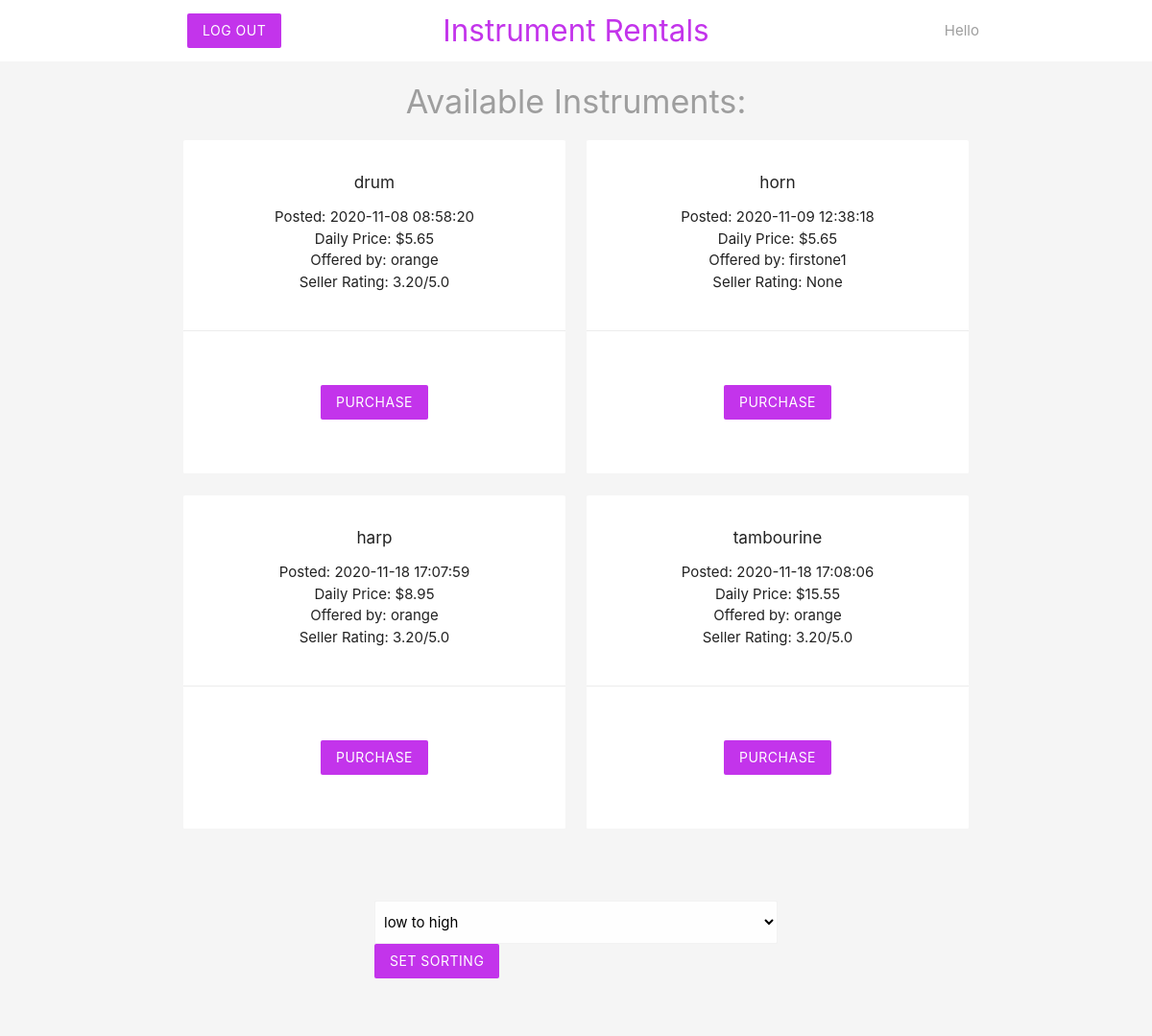
/lowtohi.php, run on the app's committed database.
### tables this page shows
CREATE TABLE `instrument` (
  `inst_id` int(11) NOT NULL,
  `name` varchar(255) NOT NULL,
  `date_posted` datetime DEFAULT NULL,
  `price` decimal(10,2) NOT NULL,
  `status` enum('available','hidden','rented') NOT NULL DEFAULT 'hidden',
  `rent_time` datetime DEFAULT NULL,
  `owner_username` varchar(32) NOT NULL,
  `renter_username` varchar(32) DEFAULT NULL
);

CREATE TABLE `user` (
  `username` varchar(32) NOT NULL,
  `password` varchar(128) NOT NULL,
  `email` varchar(255) NOT NULL,
  `address` varchar(255) NOT NULL,
  `total_points` int(11) NOT NULL DEFAULT 0,
  `feedback_count` int(11) NOT NULL DEFAULT 0,
  `dig` varchar(16) NOT NULL,
  `security_code` int(11) NOT NULL,
  `expiration_date` date NOT NULL
);

### lowtohi.php (the view, shortened to what this page needs)
<?php
include('db_connection.php');
$username = $_SESSION['username'];
$sql = "SELECT * FROM instrument WHERE status = 'available' AND owner_username != '$username' ORDER BY price";
$result = mysqli_query($conn, $sql);
$instruments = mysqli_fetch_all($result, MYSQLI_ASSOC);
?>
<!DOCTYPE html>
<html>
<?php include('inst_header2.php'); ?>
<?php if (mysqli_num_rows($result) != 0) {
	?>
<h4 class="center grey-text">Available Instruments:</h4>
	<div class="container">
		<div class = "row">
			<?php foreach($instruments as $instrument): ?>
				<div class="col s6 md3">
					<div class="card z-depth-0">
						<div class = "card-content center">
							<h6><?php echo htmlspecialchars($instrument['name']); ?></h6>
							<div>
								<ul>
									<li><?php echo 'Posted: '.htmlspecialchars($instrument['date_posted']); ?></li>
									<li><?php echo 'Daily Price: $'.htmlspecialchars($instrument['price']) ?></li>
									<li><?php echo 'Offered by: '.htmlspecialchars($instrument['owner_username']) ?></li>
									<?php
									$owner = $instrument['owner_username'];
									$sql = "SELECT * FROM user WHERE username = '$owner'";
									$result = mysqli_query($conn, $sql);
									$user = mysqli_fetch_assoc($result);
									if ($user['feedback_count'] == 0) {
									$res = 'None'; ?>
									<li><?php echo 'Seller Rating: '.htmlspecialchars($res) ?></li>
									<?php
									}
									else {
									$res = $user['total_points'] / $user['feedback_count'];
									?>
									<li><?php echo 'Seller Rating: '.htmlspecialchars(number_format((float)$res, 2, '.', '')).'/5.0' ?></li>
									<?php
									}
									 ?>
								</ul>
							</div>
						</div>
						<div class="card-action center">
							<form class="white" action="lowtohi.php" method="POST">
							<input type="submit" name="purchase" value="Purchase" class="btn btnback z-depth-0">
						</form>
						</div>
					</div>
				</div>
			<?php endforeach; ?>
		</div>
	</div>
	<?php }
	?>
	<div class="container">
		<div class = "row">
		<form action="buyer.php" method="POST">
			<select name="sort" class="browser-default">
				<option value="low_to_hi">low to high</option>
			</select>
			<input type="submit" name="new_sort" value="set sorting" class="btn btnback z-depth-0">
		</form>
		</div>
	</div>
</html>

### inst_header2.php (style rules this page uses)
form { max-width: 460px; margin: 20px auto; padding: 20px; }
.btnback { background-color: #c334eb; }

### data on the page
instrument: name "drum", date_posted "2020-11-08 08:58:20", price "5.65", owner_username "orange", owner_username.feedback_count "3.20"
instrument: name "horn", date_posted "2020-11-09 12:38:18", price "5.65", owner_username "firstone1", owner_username.feedback_count "None"
instrument: name "harp", date_posted "2020-11-18 17:07:59", price "8.95", owner_username "orange", owner_username.feedback_count "3.20"
instrument: name "tambourine", date_posted "2020-11-18 17:08:06", price "15.55", owner_username "orange", owner_username.feedback_count "3.20"
